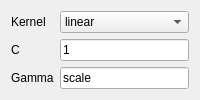
             <widget class="QWidget" name="to_svm_regression">
              <layout class="QGridLayout" name="gridLayout_21">
               <item row="0" column="1">
                <widget class="QComboBox" name="comboBox_regression_svm_kernel">
                 <item>
                  <property name="text">
                   <string>linear</string>
                  </property>
                 </item>
                 <item>
                  <property name="text">
                   <string>poly</string>
                  </property>
                 </item>
                 <item>
                  <property name="text">
                   <string>rbf</string>
                  </property>
                 </item>
                 <item>
                  <property name="text">
                   <string>sigmoid</string>
                  </property>
                 </item>
                </widget>
               </item>
               <item row="2" column="0">
                <widget class="QLabel" name="label_3">
                 <property name="text">
                  <string>C</string>
                 </property>
                </widget>
               </item>
               <item row="0" column="0">
                <widget class="QLabel" name="label">
                 <property name="text">
                  <string>Kernel</string>
                 </property>
                </widget>
               </item>
               <item row="3" column="1">
                <widget class="QLineEdit" name="lineEdit_regression_svm_gamma">
                 <property name="text">
                  <string>scale</string>
                 </property>
                </widget>
               </item>
               <item row="3" column="0">
                <widget class="QLabel" name="label_4">
                 <property name="text">
                  <string>Gamma</string>
                 </property>
                </widget>
               </item>
               <item row="2" column="1">
                <widget class="QLineEdit" name="lineEdit_regression_svm_c">
                 <property name="text">
                  <string>1</string>
                 </property>
                </widget>
               </item>
              </layout>
             </widget>
